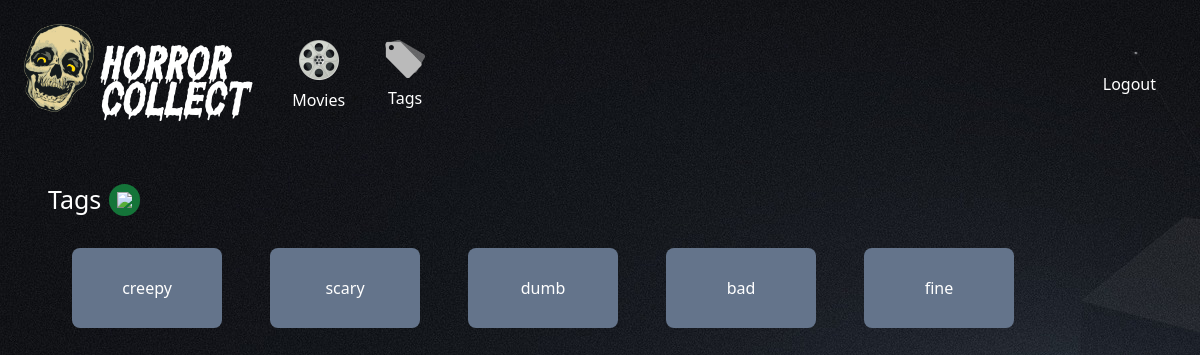
The page /tags (signed in) on the database as committed earlier.
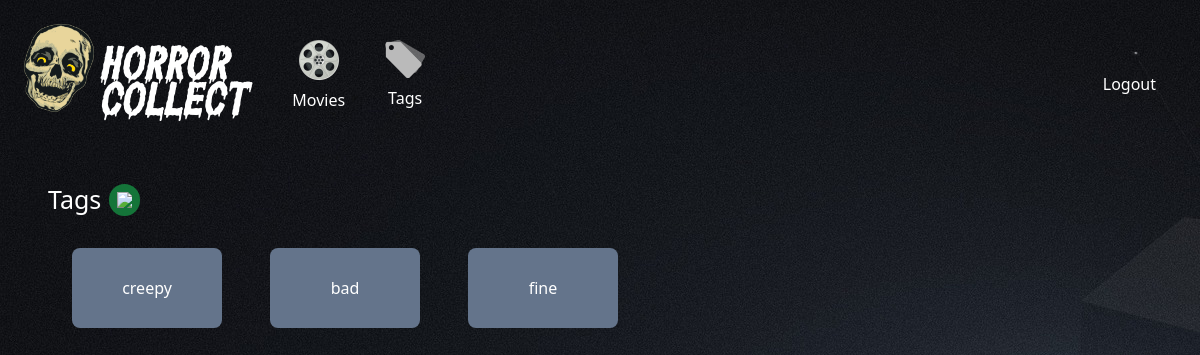
The same page on the database as committed later.
### app/models.py (models this page shows)
class Tag(db.Model):
  id = db.Column(db.Integer, primary_key=True)
  name = db.Column(db.String(255), nullable=False)
  movies = db.relationship('Movie', secondary='movie_tags', back_populates='tags')

### app/controllers/tags.py (the view)
@tags.route('/tags')
@login_required
def index():
  tags = Tag.query.all()
  return render_template('tags/index.html', tags=tags)

### app/__init__.py (called while the page is built)
@login_manager.user_loader
def load_user(user_id):
    return User.query.get(int(user_id))

### app/templates/tags/index.html
{% extends 'layouts/base.html' %} {% block content %}
<div class="flex title flex-row items-center mb-6">
  <p class="">Tags</p>
  <a class="rounded-full p-2 bg-green-700/90 m-2 hover:bg-green-800/90" href="{{ url_for('tags.new') }}"><img class="w-[15px]" src="/static/images/plus.png"/></a>
</div>
<div class="flex flex-row justify-left flex-wrap">
  {% for tag in tags %}
  <div class="bg-slate-500 hover:bg-slate-600 mx-6 rounded-lg w-[150px] h-[80px] px-4 py-2 flex justify-center items-center">
    <a href="{{ url_for('tags.show', id=tag.id) }}" class="">{{ tag.name }}</a>
  </div>
  {% endfor %}
</div>
{% endblock %}

Rows that differ between the two databases and show on the page:
removed Tag: name "scary"
removed Tag: name "dumb"
